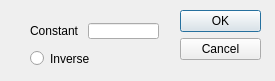
<?xml version="1.0" encoding="UTF-8"?>
<ui version="4.0">
 <class>LogTransformDialog</class>
 <widget class="QDialog" name="LogTransformDialog">
  <property name="geometry">
   <rect>
    <x>0</x>
    <y>0</y>
    <width>275</width>
    <height>81</height>
   </rect>
  </property>
  <property name="windowTitle">
   <string>Dialog</string>
  </property>
  <widget class="QDialogButtonBox" name="buttonBox">
   <property name="geometry">
    <rect>
     <x>180</x>
     <y>10</y>
     <width>81</width>
     <height>301</height>
    </rect>
   </property>
   <property name="orientation">
    <enum>Qt::Vertical</enum>
   </property>
   <property name="standardButtons">
    <set>QDialogButtonBox::Cancel|QDialogButtonBox::Ok</set>
   </property>
  </widget>
  <widget class="QLineEdit" name="constantTextBox">
   <property name="geometry">
    <rect>
     <x>88</x>
     <y>23</y>
     <width>71</width>
     <height>16</height>
    </rect>
   </property>
  </widget>
  <widget class="QLabel" name="constantLabel">
   <property name="geometry">
    <rect>
     <x>30</x>
     <y>20</y>
     <width>61</width>
     <height>21</height>
    </rect>
   </property>
   <property name="text">
    <string>Constant</string>
   </property>
  </widget>
  <widget class="QRadioButton" name="inverseButton">
   <property name="geometry">
    <rect>
     <x>30</x>
     <y>50</y>
     <width>82</width>
     <height>17</height>
    </rect>
   </property>
   <property name="text">
    <string>Inverse</string>
   </property>
  </widget>
 </widget>
 <resources/>
 <connections>
  <connection>
   <sender>buttonBox</sender>
   <signal>accepted()</signal>
   <receiver>LogTransformDialog</receiver>
   <slot>accept()</slot>
   <hints>
    <hint type="sourcelabel">
     <x>248</x>
     <y>254</y>
    </hint>
    <hint type="destinationlabel">
     <x>157</x>
     <y>274</y>
    </hint>
   </hints>
  </connection>
  <connection>
   <sender>buttonBox</sender>
   <signal>rejected()</signal>
   <receiver>LogTransformDialog</receiver>
   <slot>reject()</slot>
   <hints>
    <hint type="sourcelabel">
     <x>316</x>
     <y>260</y>
    </hint>
    <hint type="destinationlabel">
     <x>286</x>
     <y>274</y>
    </hint>
   </hints>
  </connection>
 </connections>
</ui>
